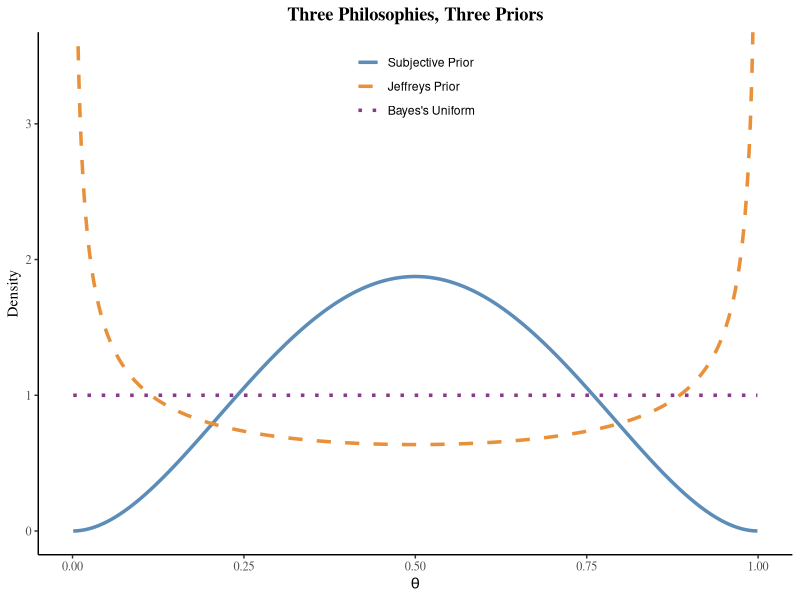
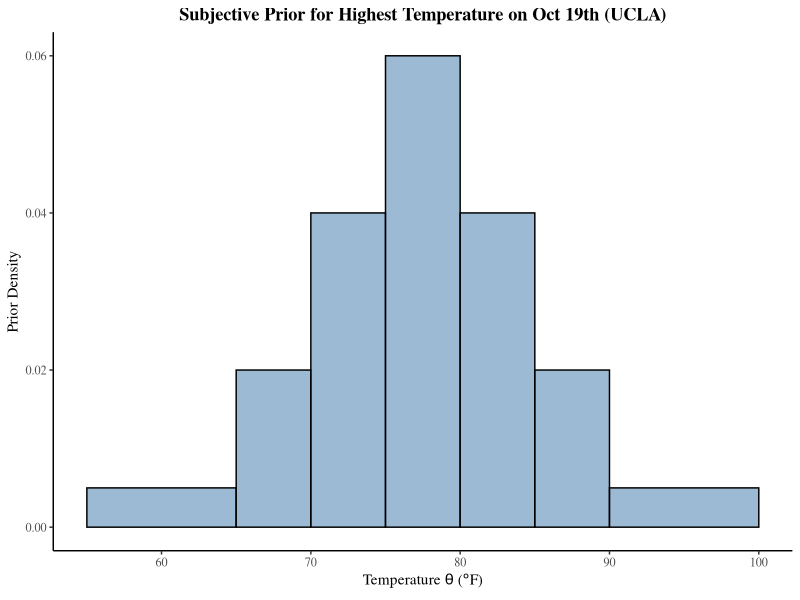
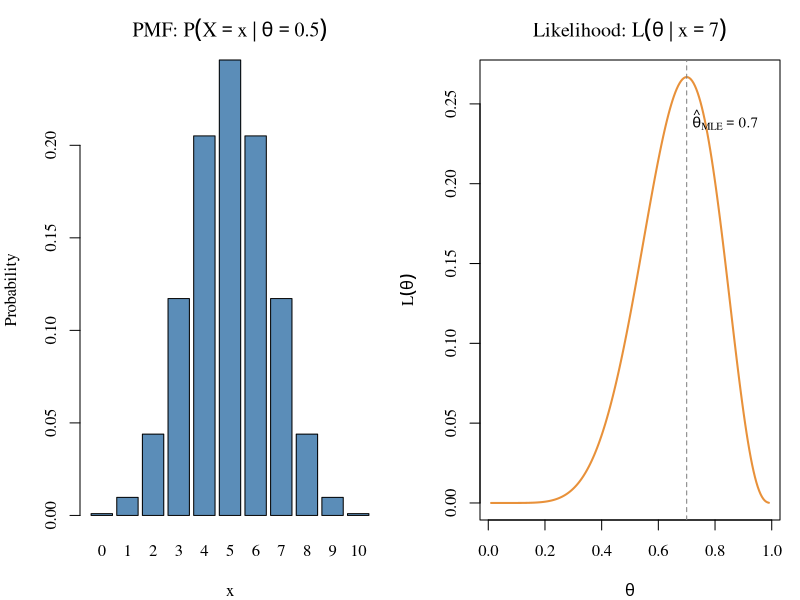
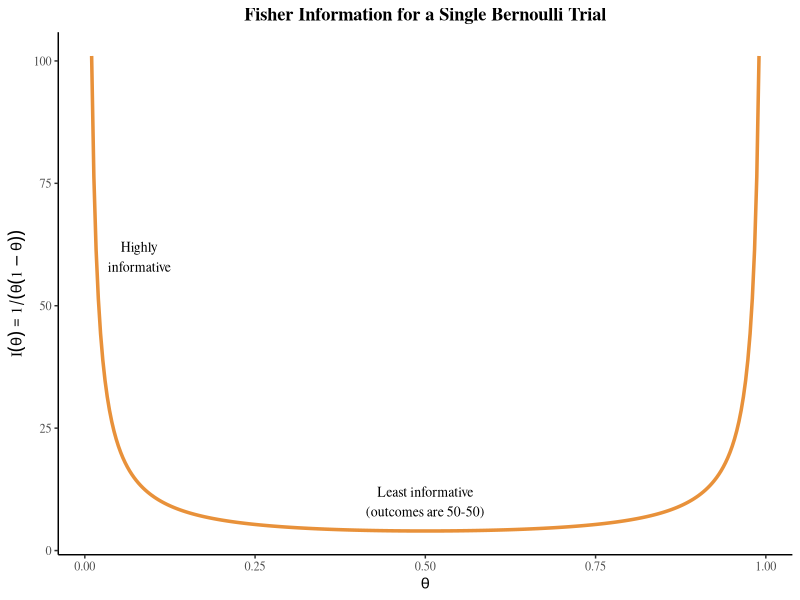
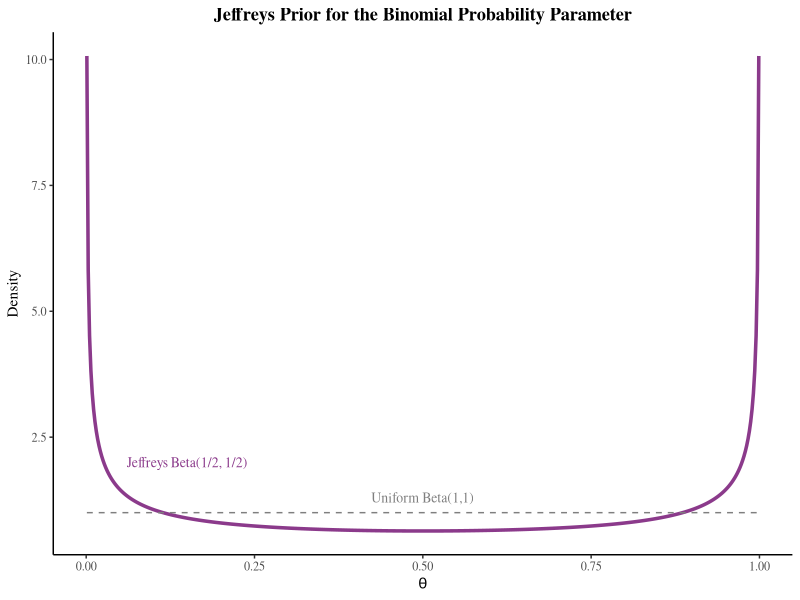
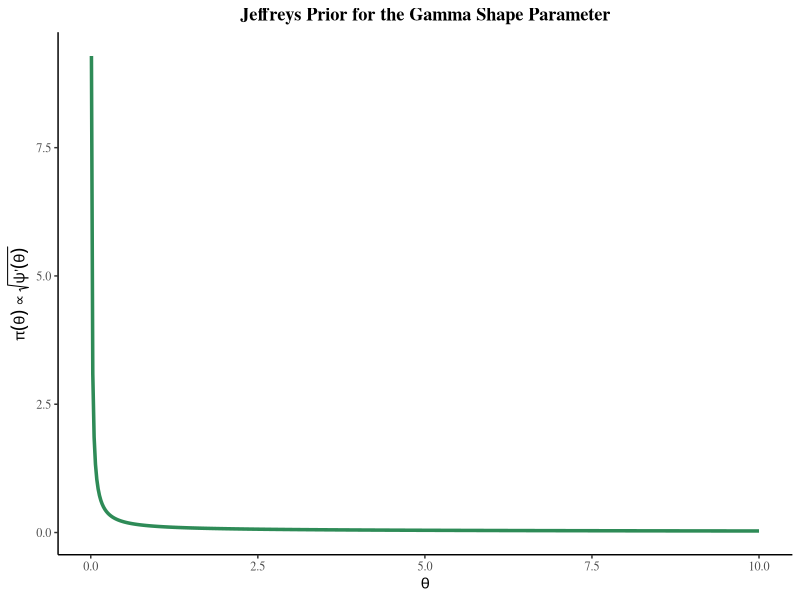
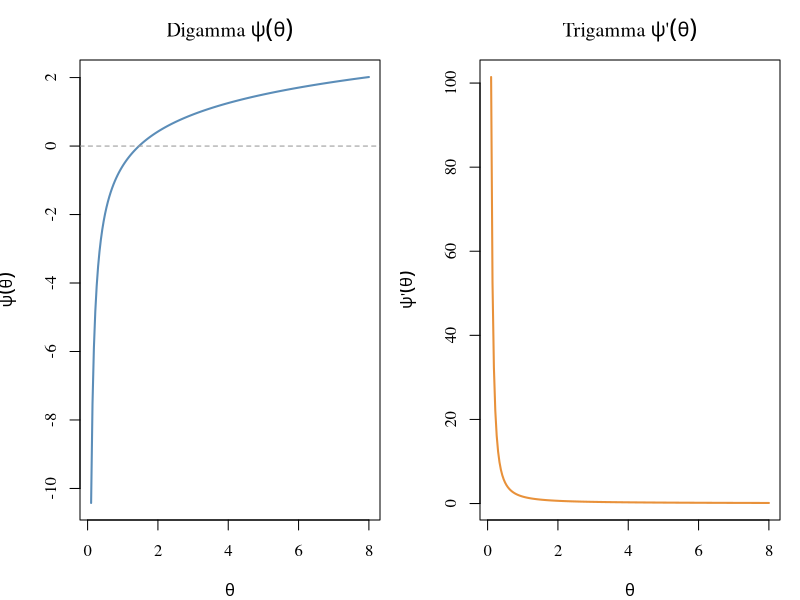
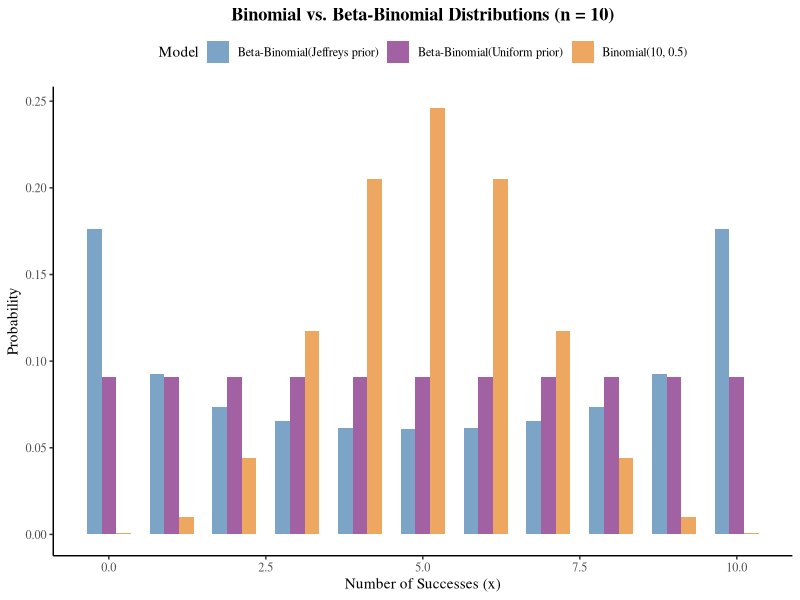

Source code (R) for these figures, in order:
## ---- chunk 1
library(ggplot2)

# Subjective histogram prior vs Jeffreys prior for Binomial theta
theta <- seq(0.001, 0.999, length.out = 500)

df <- data.frame(
  theta = rep(theta, 3),
  density = c(
    dbeta(theta, 3, 3),                         # a possible subjective prior
    dbeta(theta, 0.5, 0.5),                     # Jeffreys prior Beta(1/2, 1/2)
    dbeta(theta, 1, 1)                           # Uniform = Bayes's prior
  ),
  curve = factor(rep(c("Subjective Prior", "Jeffreys Prior", "Bayes's Uniform"),
                     each = length(theta)),
                 levels = c("Subjective Prior", "Jeffreys Prior", "Bayes's Uniform"))
)

ggplot(df, aes(theta, density, color = curve, linetype = curve)) +
  geom_line(linewidth = 1.2) +
  scale_color_manual(values = c("Subjective Prior" = "#5B8DB8",
                                "Jeffreys Prior" = "#E8913A",
                                "Bayes's Uniform" = "#8B3A8B")) +
  scale_linetype_manual(values = c("Subjective Prior" = "solid",
                                   "Jeffreys Prior" = "dashed",
                                   "Bayes's Uniform" = "dotted")) +
  labs(title = "Three Philosophies, Three Priors",
       x = expression(theta), y = "Density") +
  coord_cartesian(xlim = c(0, 1), ylim = c(0, 3.5)) +
  theme_classic(base_family = "serif") +
  theme(
    plot.title = element_text(face = "bold", hjust = 0.5),
    legend.position = c(0.50, 0.98),
    legend.justification = c(0.5, 1),
    legend.text = element_text(family = ""),
    legend.title = element_blank()
  )
## ---- chunk 2
# Define the histogram prior
breaks <- c(55, 65, 70, 75, 80, 85, 90, 100)
probs  <- c(0.05, 0.10, 0.20, 0.30, 0.20, 0.10, 0.05)
widths <- diff(breaks)
density_vals <- probs / widths

# Verify it integrates to 1
cat("Total area (should be 1):", sum(density_vals * widths), "\n")
## ---- chunk 3
# Plot the subjective prior
library(ggplot2)

df_prior <- data.frame(
  xmin = breaks[-length(breaks)],
  xmax = breaks[-1],
  density = density_vals
)

ggplot(df_prior) +
  geom_rect(aes(xmin = xmin, xmax = xmax, ymin = 0, ymax = density),
            fill = "#5B8DB8", alpha = 0.6, color = "black") +
  labs(title = "Subjective Prior for Highest Temperature on Oct 19th (UCLA)",
       x = expression("Temperature " * theta * " (" * degree * "F)"),
       y = "Prior Density") +
  theme_classic(base_family = "serif") +
  theme(plot.title = element_text(face = "bold", hjust = 0.5))
## ---- chunk 4
# PMF: fix theta = 0.5, show distribution over x
x_vals <- 0:10
pmf_vals <- dbinom(x_vals, 10, 0.5)

# Likelihood: fix x = 7, show as function of theta
theta_vals <- seq(0.01, 0.99, length.out = 200)
lik_vals <- dbinom(7, 10, theta_vals)

par(mfrow = c(1, 2), mar = c(4, 4, 3, 1), family = "serif")

# Left: PMF
barplot(pmf_vals, names.arg = x_vals, col = "#5B8DB8",
        main = expression("PMF: " * P(X == x ~ "|" ~ theta == 0.5)),
        xlab = "x", ylab = "Probability")

# Right: Likelihood
plot(theta_vals, lik_vals, type = "l", lwd = 2, col = "#E8913A",
     main = expression("Likelihood: " * L(theta ~ "|" ~ x == 7)),
     xlab = expression(theta), ylab = expression(L(theta)))
abline(v = 0.7, lty = 2, col = "gray50")
text(0.72, max(lik_vals) * 0.9, expression(hat(theta)[MLE] == 0.7), adj = 0, cex = 0.9)
## ---- chunk 5
# Visualize Fisher information for Binomial(n=1, theta)
theta <- seq(0.01, 0.99, length.out = 300)
fisher_info <- 1 / (theta * (1 - theta))

ggplot(data.frame(theta, fisher_info), aes(theta, fisher_info)) +
  geom_line(linewidth = 1.2, color = "#E8913A") +
  labs(title = "Fisher Information for a Single Bernoulli Trial",
       x = expression(theta),
       y = expression(I(theta) == 1 / (theta * (1 - theta)))) +
  annotate("text", x = 0.5, y = 10,
           label = "Least informative\n(outcomes are 50-50)",
           size = 3.5, family = "serif") +
  annotate("text", x = 0.08, y = 60,
           label = "Highly\ninformative", size = 3.5, family = "serif") +
  theme_classic(base_family = "serif") +
  theme(plot.title = element_text(face = "bold", hjust = 0.5))
## ---- chunk 6
# Jeffreys prior for Binomial = Beta(1/2, 1/2)
theta <- seq(0.001, 0.999, length.out = 500)

ggplot(data.frame(theta, density = dbeta(theta, 0.5, 0.5)),
       aes(theta, density)) +
  geom_line(linewidth = 1.2, color = "#8B3A8B") +
  geom_line(data = data.frame(theta, density = dbeta(theta, 1, 1)),
            aes(theta, density), linetype = "dashed", color = "gray50") +
  annotate("text", x = 0.5, y = 1.3,
           label = "Uniform Beta(1,1)", color = "gray50",
           size = 3.5, family = "serif") +
  annotate("text", x = 0.15, y = 2.0,
           label = "Jeffreys Beta(1/2, 1/2)", color = "#8B3A8B",
           size = 3.5, family = "serif") +
  labs(title = "Jeffreys Prior for the Binomial Probability Parameter",
       x = expression(theta), y = "Density") +
  theme_classic(base_family = "serif") +
  theme(plot.title = element_text(face = "bold", hjust = 0.5))
## ---- chunk 7
# Jeffreys prior for Gamma shape parameter
theta <- seq(0.01, 10, length.out = 500)
jeffreys_density <- sqrt(trigamma(theta))

# Normalize for plotting (approximate)
area <- sum(jeffreys_density * diff(c(theta, theta[length(theta)] + 0.02)))
jeffreys_density_norm <- jeffreys_density / area

ggplot(data.frame(theta, density = jeffreys_density_norm),
       aes(theta, density)) +
  geom_line(linewidth = 1.2, color = "#2E8B57") +
  labs(title = "Jeffreys Prior for the Gamma Shape Parameter",
       x = expression(theta), y = expression(pi(theta) %prop% sqrt(psi * "'" * (theta)))) +
  theme_classic(base_family = "serif") +
  theme(plot.title = element_text(face = "bold", hjust = 0.5))
## ---- chunk 8
# Digamma and trigamma for a range of theta
theta <- seq(0.1, 8, length.out = 200)

par(mfrow = c(1, 2), mar = c(4, 4, 3, 1), family = "serif")

plot(theta, digamma(theta), type = "l", lwd = 2, col = "#5B8DB8",
     main = expression("Digamma " * psi(theta)),
     xlab = expression(theta), ylab = expression(psi(theta)))
abline(h = 0, lty = 2, col = "gray60")

plot(theta, trigamma(theta), type = "l", lwd = 2, col = "#E8913A",
     main = expression("Trigamma " * psi * "'" * (theta)),
     xlab = expression(theta), ylab = expression(psi * "'" * (theta)))
## ---- chunk 9
# Quick verification
cat("psi(1) =", digamma(1), " (should be approx -0.5772)\n")
cat("psi'(1) =", trigamma(1), " (should be approx pi^2/6 =", pi^2/6, ")\n")
## ---- chunk 10
# Compare Binomial vs Beta-Binomial
n <- 10
x_vals <- 0:n

# Standard Binomial with theta = 0.5
binom_pmf <- dbinom(x_vals, n, 0.5)

# Beta-Binomial with alpha = beta = 1 (uniform prior)
beta_binom <- function(x, n, alpha, beta_param) {
  choose(n, x) * beta(x + alpha, n - x + beta_param) / beta(alpha, beta_param)
}
bb_uniform <- sapply(x_vals, beta_binom, n = n, alpha = 1, beta_param = 1)

# Beta-Binomial with alpha = beta = 0.5 (Jeffreys prior)
bb_jeffreys <- sapply(x_vals, beta_binom, n = n, alpha = 0.5, beta_param = 0.5)

df_bb <- data.frame(
  x = rep(x_vals, 3),
  prob = c(binom_pmf, bb_uniform, bb_jeffreys),
  model = factor(rep(c("Binomial(10, 0.5)",
                        "Beta-Binomial(Uniform prior)",
                        "Beta-Binomial(Jeffreys prior)"), each = length(x_vals)))
)

ggplot(df_bb, aes(x, prob, fill = model)) +
  geom_col(position = "dodge", width = 0.7, alpha = 0.8) +
  scale_fill_manual(values = c("#5B8DB8", "#8B3A8B", "#E8913A")) +
  labs(title = "Binomial vs. Beta-Binomial Distributions (n = 10)",
       x = "Number of Successes (x)", y = "Probability",
       fill = "Model") +
  theme_classic(base_family = "serif") +
  theme(plot.title = element_text(face = "bold", hjust = 0.5),
        legend.position = "top")
## ---- chunk 11
# Verify: Beta-Binomial with alpha = beta = 1 gives uniform over x
n <- 10
x_vals <- 0:n
bb_probs <- sapply(x_vals, function(x) {
  choose(n, x) * beta(x + 1, n - x + 1) / beta(1, 1)
})

cat("Beta-Binomial probabilities with alpha=beta=1:\n")
for (i in seq_along(x_vals)) {
  cat(sprintf("  P(X=%d) = %.6f\n", x_vals[i], bb_probs[i]))
}
cat("\nAll equal to 1/(n+1) =", 1/(n+1), "\n")
## ---- chunk 12
theta <- seq(0.001, 0.999, length.out = 500)

df_summary <- data.frame(
  theta = rep(theta, 4),
  density = c(
    dbeta(theta, 1, 1),
    dbeta(theta, 0.5, 0.5),
    dbeta(theta, 2, 5),
    dbeta(theta, 10, 10)
  ),
  prior = factor(rep(c("Uniform Beta(1,1)",
                        "Jeffreys Beta(1/2, 1/2)",
                        "Informative Beta(2,5)",
                        "Concentrated Beta(10,10)"),
                     each = length(theta)),
                 levels = c("Uniform Beta(1,1)", "Jeffreys Beta(1/2, 1/2)",
                            "Informative Beta(2,5)", "Concentrated Beta(10,10)"))
)

ggplot(df_summary, aes(theta, density, color = prior)) +
  geom_line(linewidth = 1.1) +
  scale_color_manual(values = c("#4A90D9", "#E8913A", "#8B3A8B", "#2E8B57")) +
  labs(title = "A Gallery of Beta Priors",
       x = expression(theta), y = "Density",
       color = "Prior") +
  coord_cartesian(ylim = c(0, 4)) +
  theme_classic(base_family = "serif") +
  theme(plot.title = element_text(face = "bold", hjust = 0.5),
        legend.position = c(0.80, 0.98),
        legend.justification = c(0.5, 1),
        legend.title = element_blank())
